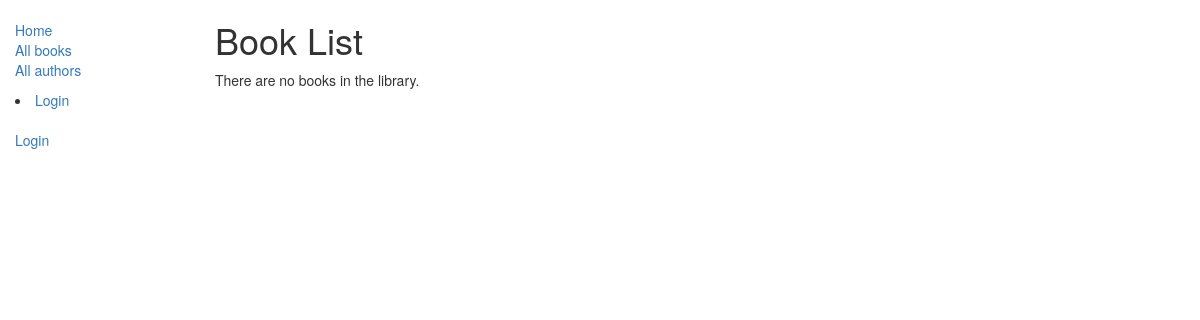
Page /catalog/books/ on the earlier database version.
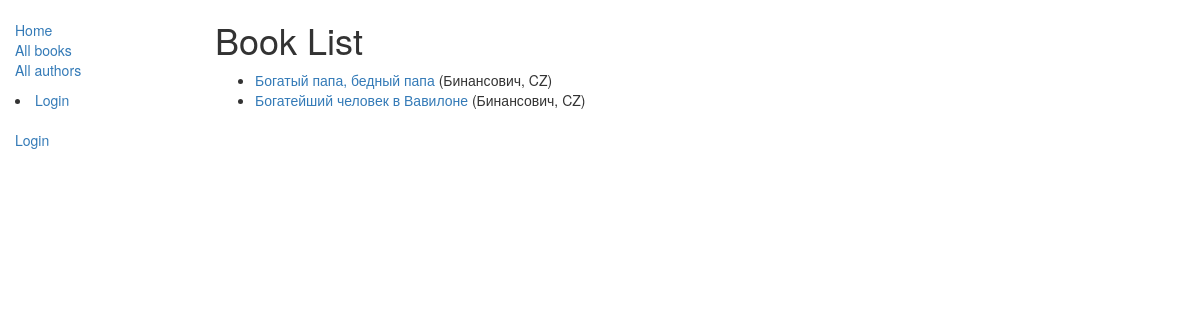
Same page on the later database version.
### catalog/models.py (models this page shows, shortened)
class Book(models.Model):
    title = models.CharField(max_length=200)
    author = models.ForeignKey(Author, on_delete=models.SET_NULL, null=True)
    summary = models.TextField(max_length=1000, help_text="Enter a brief description of the book")
    isbn = models.CharField('ISBN', max_length=13, unique=True, help_text='13 Character <a href="https://www.isbn-international.org/content/what-isbn">ISBN number</a>')
    genre = models.ManyToManyField(Genre, help_text="Select a genre for this book")
    language = models.ForeignKey(Language, on_delete=models.SET_NULL, null=True)
    def get_absolute_url(self):
        return reverse('book-detail', args=[str(self.id)])
    def display_genre(self):
        return ', '.join(genre.name for genre in self.genre.all()[:3])
    display_genre.short_description = 'Genre'

class Author(models.Model):
    first_name = models.CharField(max_length=100)
    last_name = models.CharField(max_length=100)
    date_of_birth = models.DateField(null=True, blank=True)
    date_of_death = models.DateField('Died', null=True, blank=True)
    class Meta:
        ordering = ['last_name', 'first_name']
    def __str__(self):
        return f'{self.last_name}, {self.first_name}'

### catalog/views.py (the view)
# urls.py: path('books/', views.BookListView.as_view(), name='books'),
class BookListView(generic.ListView):
    model = Book
    paginate_by = 10

### catalog/templates/catalog/book_list.html
{% extends "base_generic.html" %}
{% block content %}
    <h1>Book List</h1>
    {% if book_list %}
    <ul>
      {% for book in book_list %}
      <li>
        <a href="{{ book.get_absolute_url }}">{{ book.title }}</a> ({{book.author}})
      </li>
      {% endfor %}
    </ul>
    {% else %}
      <p>There are no books in the library.</p>
    {% endif %}
{% endblock %}

### catalog/templates/base_generic.html (shortened to what this page needs)
<!doctype html>
<html lang="en">
  <head>
    <link
      rel="stylesheet"
      href="https://maxcdn.bootstrapcdn.com/bootstrap/3.3.7/css/bootstrap.min.css" />
    {% load static %}
    <link rel="stylesheet" href="{% static 'css/styles.css' %}" />
  </head>
  <body>
    <div class="container-fluid">
      <div class="row">
        <div class="col-sm-2">
          {% block sidebar %}
            <ul class="sidebar-nav">
              <li><a href="{% url 'index' %}">Home</a></li>
              <li><a href="{% url 'books' %}">All books</a></li>
              <li><a href="{% url 'authors' %}">All authors</a></li>
            </ul>
          {% if user.is_authenticated %}
          <li>User: {{ user.get_username }}</li>
          <li><a href="{% url 'my-borrowed' %}">My borrowed</a></li>
          {% if perms.catalog.can_mark_returned %}
          <li><a href="{% url 'all-borrowed' %}">All borrowed</a></li>
          {% endif %}
          <li>
            <form method="post" action="{% url 'logout' %}?next={{ request.path }}">
              {% csrf_token %}
              <input type="submit" value="Logout">
            </form>
          </li>
          {% else %}
          <li><a href="{% url 'login' %}?next={{ request.path }}">Login</a></li>
          {% endif %}
          <ul class="sidebar-nav">
             {% if user.is_authenticated %}
               <li>User: {{ user.get_username }}</li>
               <li><a href="{% url 'logout'%}?next={{request.path}}">Logout</a></li>
             {% else %}
               <li><a href="{% url 'login'%}?next={{request.path}}">Login</a></li>
             {% endif %}
          </ul>
          {% endblock %}
        </div>
        <div class="col-sm-10 ">{% block content %}{% endblock %}
        </div>
      </div>
    </div>
  </body>
</html>

### catalog/static/css/styles.css (style rules this page uses)
.sidebar-nav { margin-top: 20px; padding: 0; list-style: none; }

Differences in the rows shown:
added Book: title "Богатый папа, бедный папа", author "Бинансович, CZ"
added Book: title "Богатейший человек в Вавилоне", author "Бинансович, CZ"
Other differences:
text no longer shown: "There are no books in the library."
